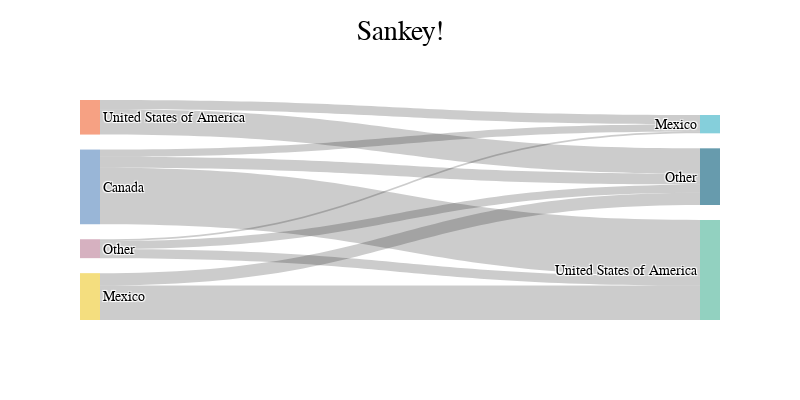

Notebook code cell kept with this figure:
### Code cell
sfig.update_layout(width=800, height=400)
sfig

### Figure 1 — Plotly figure (JSON) as saved in the notebook; plotly's stock layout.template omitted (floating-point values rounded to 4 significant figures)
{"data": [{"link": {"source": [4, 6, 5, 6, 4, 5, 5, 2, 6, 2], "target": [3, 3, 3, 0, 0, 0, 1, 1, 1, 0], "value": [0.1974, 0.05183, 0.3222, 0.04537, 0.07032, 0.06347, 0.04104, 0.05277, 0.01088, 0.1447]}, "node": {"label": ["Other", "Mexico", "United States of America", "United States of America", "Mexico", "Canada", "Other"], "line": {"color": "black", "width": 0}, "pad": 15, "thickness": 20}, "type": "sankey", "valueformat": ".1%"}], "layout": {"height": 400, "title": {"text": "Sankey!"}, "width": 800}}
